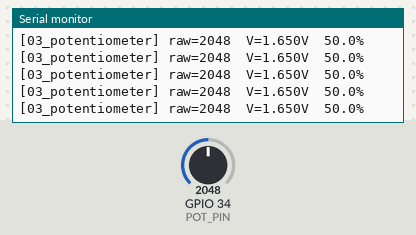
The sketch below on a simulated ESP32. Shown: the last lines printed to the serial monitor. The inputs (shaded band) are chosen by the test bench; at power-on: GPIO 34 (POT_PIN) = 2048 (analog values on the 0–4095 scale).

Above: at 1.4 s.
1.5 s: GPIO 34 (POT_PIN) set to 1072
At 1.76 s:
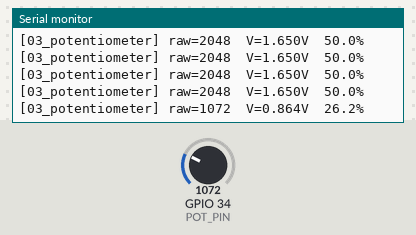
3.0 s: GPIO 34 (POT_PIN) set to 951
At 3.16 s:
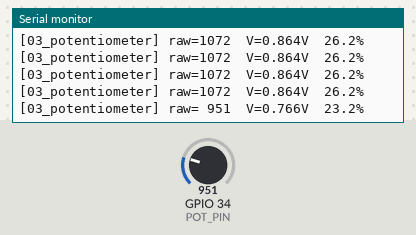
4.9 s: GPIO 34 (POT_PIN) set to 110
At 4.96 s:
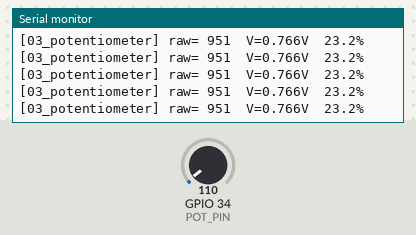
6.4 s: GPIO 34 (POT_PIN) set to 89
At 6.56 s:
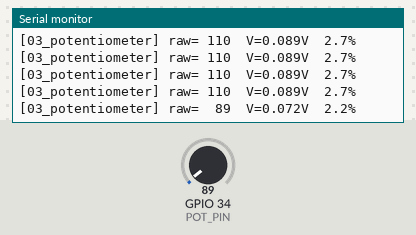

The sketch:

03_potentiometer.ino
```cpp
/*
 * Projet 03 - Potentiomètre (lecture analogique)
 * Cible : ESP32 (ADC 12 bits, 0-4095) / Uno (ADC 10 bits, 0-1023)
 * But : lire une tension analogique et la convertir en volts + pourcentage.
 */

#include <Arduino.h>

const uint8_t POT_PIN = 34;           // GPIO34 = entrée ADC1, "input only" sur ESP32
const float ADC_MAX = 4095.0;         // 12 bits sur ESP32 (utiliser 1023.0 sur Uno)
const float V_REF = 3.3;              // Tension de référence ESP32 (5.0 sur Uno)
const unsigned long SAMPLE_INTERVAL_MS = 200;

unsigned long lastSampleTime = 0;

void setup() {
  Serial.begin(115200);
  delay(200);
  analogReadResolution(12);   // Explicite sur ESP32 (par defaut deja 12 bits)
  analogSetAttenuation(ADC_11db); // Permet de mesurer jusqu'a ~3.3V (attenuation ~11dB)
  Serial.println("[03_potentiometer] Pret");
}

void loop() {
  unsigned long now = millis();
  if (now - lastSampleTime >= SAMPLE_INTERVAL_MS) {
    lastSampleTime = now;
    int raw = analogRead(POT_PIN);
    float voltage = (raw / ADC_MAX) * V_REF;
    float percent = (raw / ADC_MAX) * 100.0;
    Serial.printf("[03_potentiometer] raw=%4d  V=%.3fV  %.1f%%\n", raw, voltage, percent);
  }
}
```

Measured:
- the behaviour switches between 1000 and 999 on GPIO 34 (POT_PIN) (found by bisection; images 1 and 2)
- the behaviour switches between 100 and 99 on GPIO 34 (POT_PIN) (found by bisection; images 3 and 4)
- after the input at 1.5 s, the serial monitor: prints a new line after 0.10 s (image 1)
- after the input at 3.0 s, the serial monitor: prints a new line at once (image 2)
- after the input at 6.4 s, the serial monitor: prints a new line at once (image 4)
